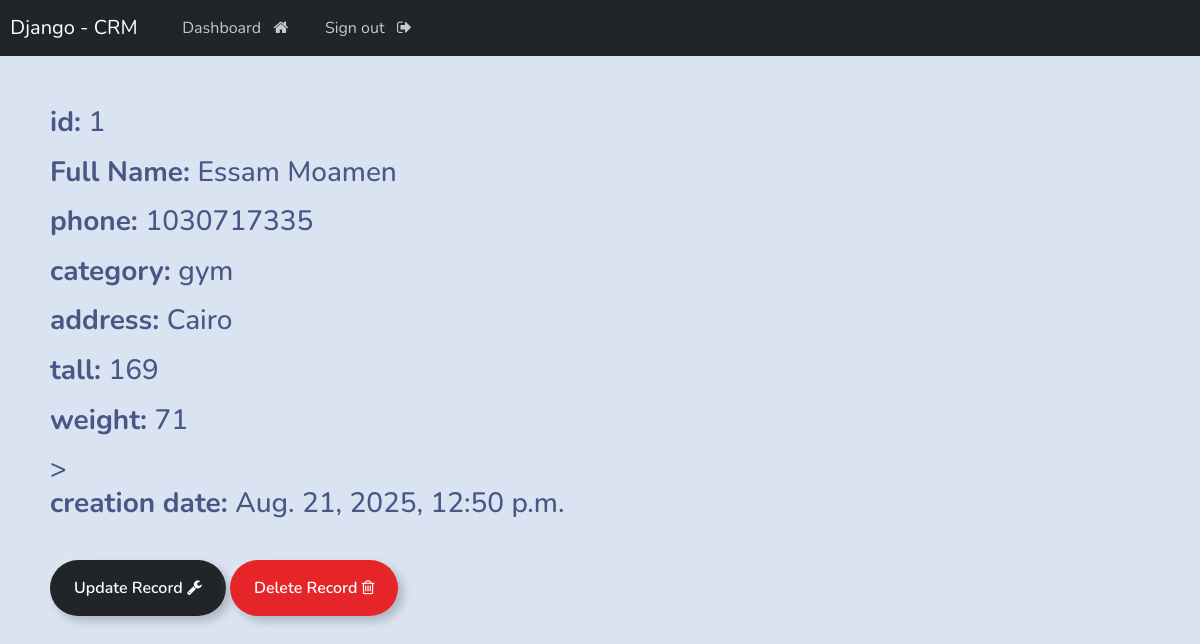
The page /view_record/1/ (signed in) on the database its author committed.
### webapp/models.py (models this page shows, shortened)
class Record(models.Model):
    first_name = models.CharField(max_length=250)
    last_name = models.CharField(max_length=250)
    category = models.ForeignKey(Category, on_delete=models.CASCADE, related_name='records')
    phone = models.CharField(max_length=20)
    tall = models.IntegerField()
    weight = models.IntegerField()
    address = models.CharField(max_length=250)
    created_at = models.DateTimeField(auto_now_add=True)

class Category(models.Model):
    name = models.CharField(max_length=250, unique=True)
    created_at = models.DateTimeField(auto_now_add=True)
    def __str__(self):
        return self.name

### webapp/views.py (the view)
# urls.py: path('view_record/<int:record_id>/', view_record, name='view_record'),
@login_required(login_url='login')
def view_record(request, record_id):
    record = get_object_or_404(Record, id=record_id)
    return render(request, 'web/view_record.html', {'record': record})

### templates/web/view_record.html
{% extends 'base.html'%}
{% block content %}
<div class="cart" style="padding-left:50px ;padding-top: 50px; ;">
<h3>
<p><strong>id: </strong>{{record.id}} </p>
<p><strong>Full Name: </strong>{{record.first_name|capfirst}} {{record.last_name}} </p>
<p><strong>phone: </strong>{{record.phone}} </p>
<p><strong>category:  </strong>{{record.category}} </p>
<p><strong>address: </strong></strong>{{record.address}} </p>
<p><strong>tall: </strong>{{record.tall}} </p>
<p><strong>weight:  </strong>{{record.weight}} </p>>
<p><strong>creation date:  </strong>{{record.created_at}} </p>
</h3>
<br>
<a herf ="{% url 'update_record' record.id %}" class="btn btn-outline-dark">Update Record <i class="fa fa-wrench" aria-hidden="true"></i></a>
<a herf ="{% url 'delete_record' record.id %}" onclick="return confirm('are you sure you want Delete!')" class="btn btn-outline-danger">Delete Record <i class="fa fa-trash-o" aria-hidden="true"></i></a>
</div>
{% endblock %}

### rows shown on the page
Record: id "1", first_name "Essam", last_name "Moamen", phone "1030717335", category "gym", address "Cairo", tall "169", weight "71", created_at "Aug. 21, 2025, 12:50 p.m."
